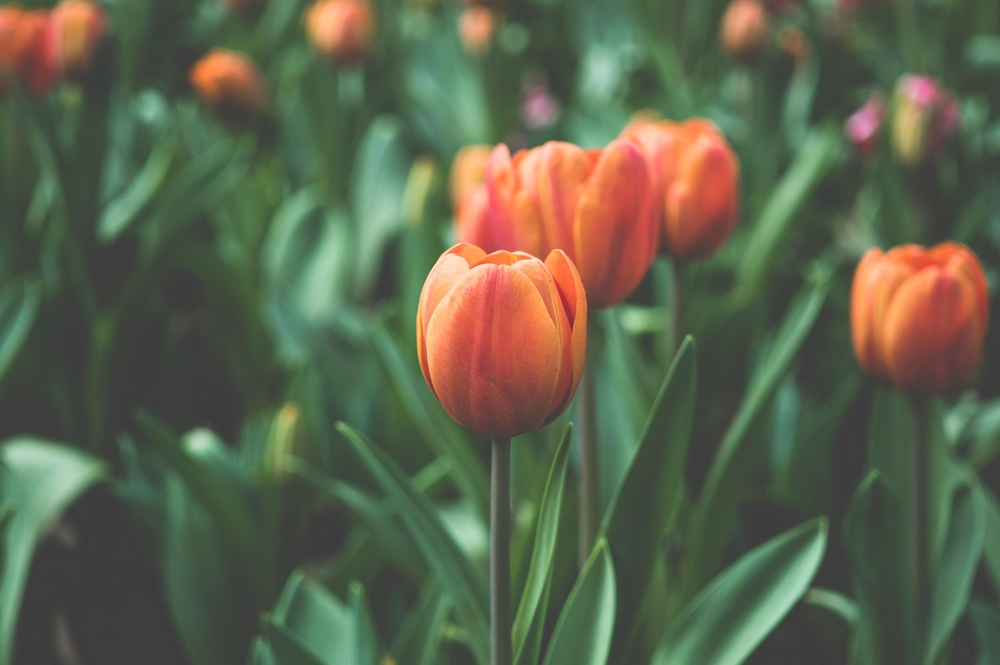
#> input picture Semana 6/Lista 05/tulipa.jpg, 1000 x 665 px, shrunk from 4310 x 2864 before the run
$ python exercicio02.py
#> lines starting #> are read from the running program, lines starting #| are printed output that depends on the picture
from PIL import Image

img = Image.open('tulipa.jpg')
#> img is the input picture: PIL image 1000x665 RGB; mean R, G, B 93.9, 99.8, 77.1
matriz = img.load()

for i in range(img.size[0]):
    for j in range(img.size[1]):
        r = 255 - matriz[i,j][0]
        g = 255 - matriz[i,j][1]
        b = 255 - matriz[i,j][2]
        matriz[i,j] = (r,g,b)

img.save('tulipaNegativo.jpg')
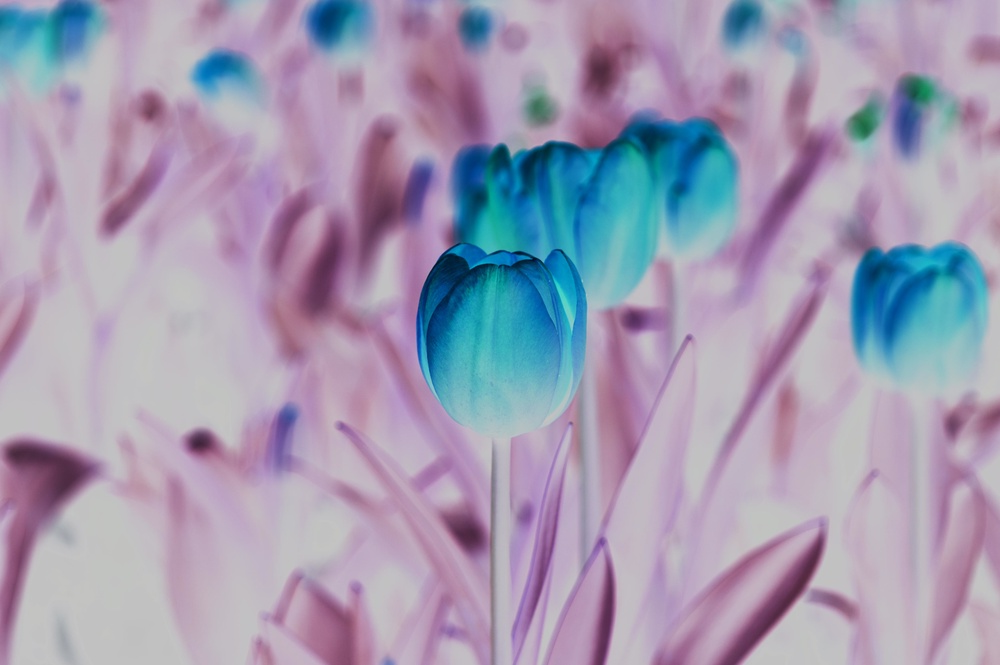
#> saved as tulipaNegativo.jpg: PIL image 1000x665 RGB; mean R, G, B 161.1, 155.2, 177.9
